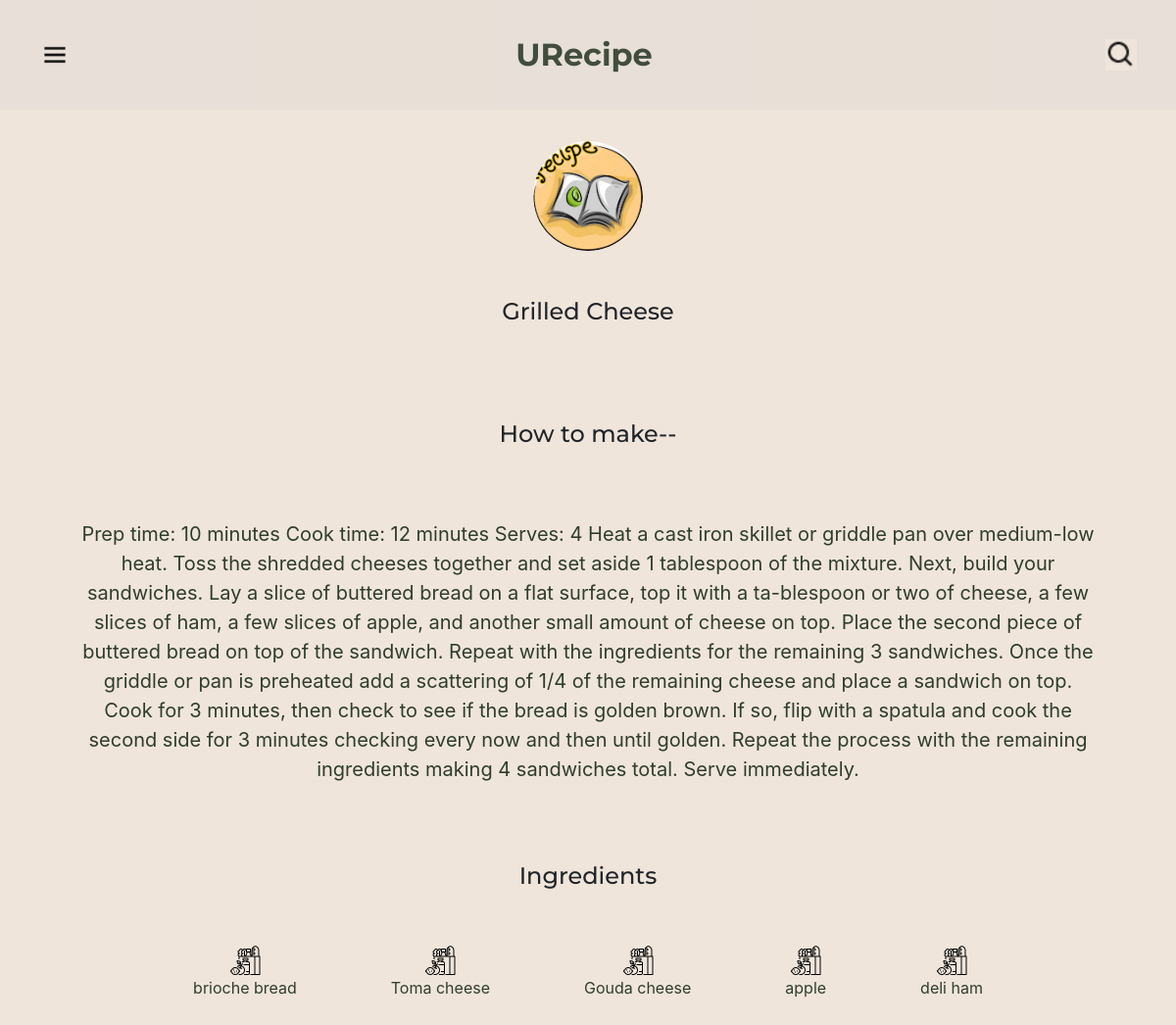
Page /description/Grilled Cheese on the committed database.
### polls/models.py (models this page shows, shortened)
class Recipe(models.Model):
    title = models.TextField(max_length = 35, blank = False, unique = True)
    description = models.TextField(blank = False)
    image = models.ImageField(upload_to='images',default = 'images/007.jpg')
    user = models.ForeignKey(User, on_delete=models.CASCADE, related_name='recipes', blank = False)

class Ingredients(models.Model):
    name = models.TextField(max_length = 20, blank = False, unique = True)
    image = models.ImageField(upload_to='images',default = 'images/ing_def.webp')
    ing_recipe = models.ManyToManyField(Recipe, related_name='ingredient', blank = False)

### polls/views.py (the view)
# urls.py: path("description/<recipe_title>", views.description, name='description'),
def description(request, recipe_title):
    try:
        cont = Recipe.objects.get(title=recipe_title)
        context = {"recipe": cont, "ingredients": cont.ingredient.all()}
        return render(request, 'polls/description.html', context)
    except:
        context = {'error': 'Title not Found'}
    return redirect('/home/')

### polls/templates/polls/description.html (shortened to what this page needs)
{% extends 'polls/base.html' %} {% block content %} {% load static %}
<div class="col-lg-12 desc-box">
  <div class="desc-title">
    <img src="{{ recipe.image.url }}" alt="" srcset="" class="desc-img" />
    <h4>{{ recipe.title }}</h4>
  </div>
  <div class="desc-end">
    <h4>How to make--</h4>
    <p>{{ recipe.description }}</p>
  </div>
  <h4>Ingredients</h4>
  <div class="desc-mid">
    <ul>
      <div class="ing-items">
        {% for ingredient in ingredients %}
        <li class="ing-spacing">
          <img src="{{ ingredient.image.url }}" style="width: 2rem; height: 2rem" alt="" />
          <p>{{ ingredient.name }}</p>
        </li>
        {% endfor %}
      </div>
    </ul>
  </div>
</div>
{% endblock content %}

### polls/static/polls/styles.css (style rules this page uses)
html, body { height: 100%; background-color: #f0e5db; }
h1, h2, h3, h4, h5, h6 { font-family: 'Montserrat', sans-serif; }
p { color: #2f3d2d; }
ul { padding-left: 0rem; }
li { transition: all 0.3s ease 0s; }
.desc-box { text-align: center; }
.desc-title { margin: 2rem; }
.desc-title h4 { padding: 3rem; }
.desc-mid { max-height: 100%; overflow-y: hidden; }
.desc-end h4 { margin-top: 3rem; }
.desc-end p { font-size: 1.25rem; padding: 4rem; }
.ing-items { align-items: center; list-style: none; display: inline-flex; }
.ing-spacing { margin: 1rem; padding: 2rem; border-radius: 2rem; }
.desc-img { height: 7rem; width: 7rem; border-radius: 100%; }

### rows in the picture
Recipe: image (picture), title "Grilled Cheese", description "Prep time: 10 minutes Cook time: 12 minutes Serves: 4 Heat a cast iron skillet or griddle pan over medium-low heat. Toss the shredded cheeses together and set aside 1 tablespoon of the mixture. Next, build your sandwiches. Lay a slice of buttered bread on a flat surface, top it with a ta-blespoon or two of cheese, a few slices of ham, a few slices of apple, and another small amount of cheese on top. Place the second piece of buttered bread on top of the sandwich. Repeat with the ingredients for the remaining 3 sandwiches. Once the griddle or pan is preheated add a scattering of 1/4 of the remaining cheese and place a sandwich on top. Cook for 3 minutes, then check to see if the bread is…"
Ingredients: image (picture), name "brioche bread"
Ingredients: image (picture), name "Toma cheese"
Ingredients: image (picture), name "Gouda cheese"
Ingredients: image (picture), name "apple"
Ingredients: image (picture), name "deli ham"
